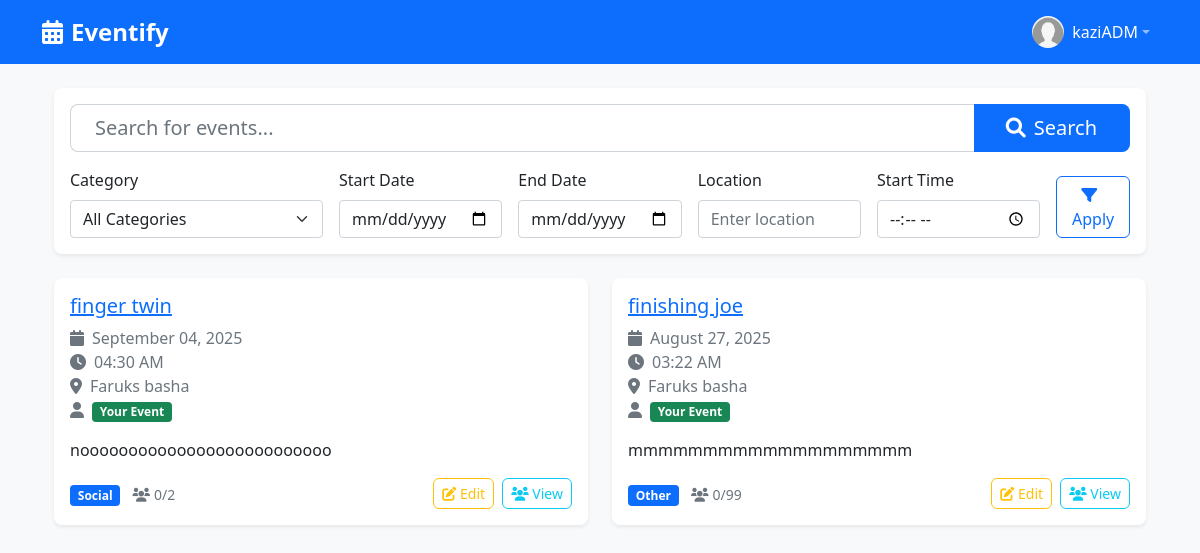
Page /admin/search (signed in) on the earlier database version.
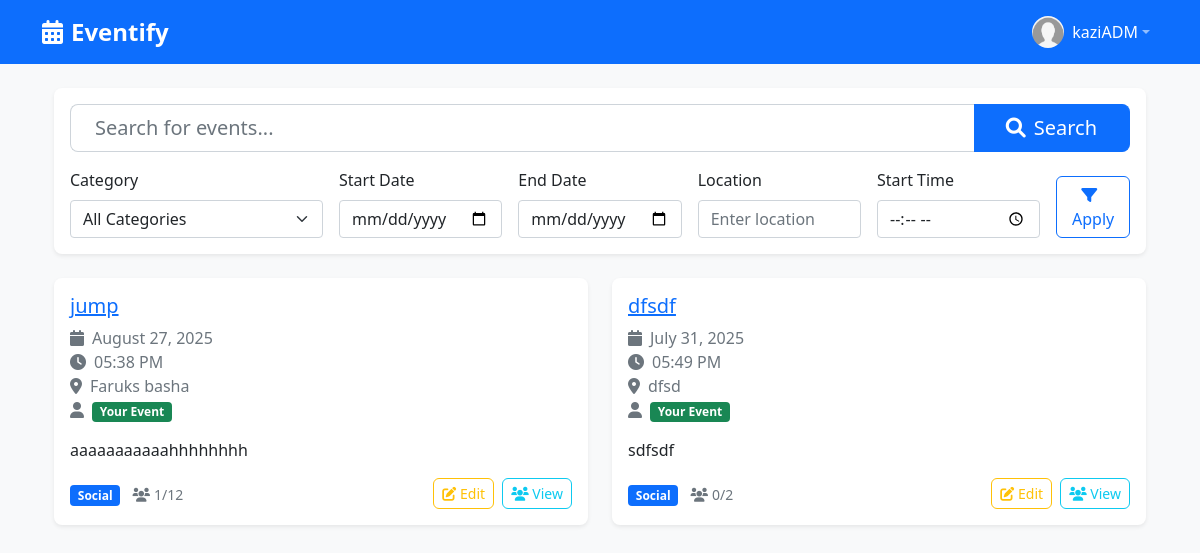
Same page on the later database version.
### models/event.py (models this page shows, shortened)
class Event(db.Model):
    __tablename__ = 'events'
    id = db.Column(db.Integer, primary_key=True)
    title = db.Column(db.String(200), nullable=False)
    description = db.Column(db.Text, nullable=False)
    start_date = db.Column(db.Date, nullable=False)
    start_time = db.Column(db.Time, nullable=False)
    end_date = db.Column(db.Date, nullable=False)
    end_time = db.Column(db.Time, nullable=False)
    location = db.Column(db.String(200), nullable=False)
    category = db.Column(db.String(100), nullable=False)
    max_capacity = db.Column(db.Integer, default=100)
    creator_id = db.Column(db.Integer, db.ForeignKey('users.id'), nullable=False)
    created_at = db.Column(db.DateTime, default=datetime.utcnow)
    updated_at = db.Column(db.DateTime, default=datetime.utcnow, onupdate=datetime.utcnow)
    creator = db.relationship('User', foreign_keys=[creator_id], back_populates='created_events')
    registered_users = db.relationship('User', secondary=event_registrations, back_populates='registered_events')
    @property
    def registration_count(self):
        return len(self.registered_users)

### views/admin.py (the view)
@admin_bp.route('/search')
def search_events():
    search_query = request.args.get('q', '')
    selected_category = request.args.get('category', 'all')
    start_date = request.args.get('start_date')
    end_date = request.args.get('end_date')
    location = request.args.get('location')
    time = request.args.get('time')
    query = Event.query
    if search_query:
        query = query.filter(Event.title.ilike(f'%{search_query}%'))
    if selected_category != 'all':
        query = query.filter(Event.category == selected_category)
    if start_date:
        query = query.filter(Event.start_date >= datetime.strptime(start_date, '%Y-%m-%d'))
    if end_date:
        query = query.filter(Event.end_date <= datetime.strptime(end_date, '%Y-%m-%d'))
    if location:
        query = query.filter(Event.location.ilike(f'%{location}%'))
    if time:
        query = query.filter(Event.start_time.ilike(f'%{time}%'))
    events = query.order_by(Event.start_date.desc()).all()
    return render_template('search_events.html',
                         events=events,
                         search_query=search_query,
                         selected_category=selected_category,
                         start_date=start_date,
                         end_date=end_date,
                         location=location,
                         start_time=time,
                         user_type='admin')

### app.py (called while the page is built)
def create_app():
    app = Flask(__name__)
    app.config.from_object(Config)
    db.init_app(app)
    login_manager = LoginManager()
    login_manager.init_app(app)
    login_manager.login_view = 'auth.login'
    login_manager.login_message = 'Please log in to access this page.'
    @login_manager.user_loader
    def load_user(user_id):
        return User.query.get(int(user_id))
    app.register_blueprint(auth_bp)
    app.register_blueprint(student_bp)
    app.register_blueprint(admin_bp)
    with app.app_context():
        db.create_all()
    @app.route('/')
    def index():
        if current_user.is_authenticated:
            if current_user.is_student():
                return redirect(url_for('student.dashboard'))
            else:
                return redirect(url_for('admin.dashboard'))
        return redirect(url_for('auth.login'))
    return app

### models/user.py (called while the page is built)
    def is_admin(self):
        return self.role == 'admin'

    def is_student(self):
        return self.role == 'student'

### views/admin.py (called while the page is built)
@admin_bp.before_request
@login_required
def require_admin():
    if not current_user.is_admin():
        flash('Access denied. Admins only.', 'error')
        return redirect(url_for('student.dashboard'))

### templates/search_events.html (shortened to what the changed rows need)
{% extends "base.html" %}
{% block extra_css %}
<link href="{{ url_for('static', filename='css/base.css') }}" rel="stylesheet">
{% endblock %}
{% block content %}
<div class="container mt-4">
    <div class="row">
        {% if events %}
            {% for event in events %}
            <div class="col-md-6 mb-4">
                <div class="card h-100 event-item">
                    <div class="card-body">
                        <h5 class="card-title">
                            {% if user_type == 'student' %}
                                <a href="{{ url_for('student.event_detail', event_id=event.id) }}">{{ event.title }}</a>
                            {% else %}
                                <a href="{{ url_for('admin.event_detail', event_id=event.id) }}">{{ event.title }}</a>
                            {% endif %}
                        </h5>
                        <p class="card-text text-muted mb-3 event-info">
                            <i class="fas fa-calendar me-2"></i>{{ event.start_date.strftime('%B %d, %Y') }}
                            <br>
                            <i class="fas fa-clock me-2"></i>{{ event.start_time.strftime('%I:%M %p') }}
                            <br>
                            <i class="fas fa-map-marker-alt me-2"></i>{{ event.location }}
                            {% if user_type == 'admin' and event.creator == current_user %}
                            <br>
                            <i class="fas fa-user me-2"></i><span class="badge bg-success">Your Event</span>
                            {% endif %}
                        </p>
                        <p class="card-text event-description">{{ event.description[:120] }}{% if event.description|length > 120 %}...{% endif %}</p>
                        <div class="d-flex justify-content-between align-items-center mt-auto">
                            <div class="event-meta">
                                <span class="badge bg-primary me-2">{{ event.category }}</span>
                                <small class="text-muted">
                                    <i class="fas fa-users me-1"></i>{{ event.registration_count }}/{{ event.max_capacity }}
                                </small>
                            </div>
                            <div class="event-actions">
                                {% if user_type == 'student' %}
                                    <a href="{{ url_for('student.event_detail', event_id=event.id) }}"
                                       class="btn btn-outline-primary btn-sm">
                                        View Details
                                    </a>
                                {% elif user_type == 'admin' %}
                                    {% if event.creator == current_user %}
                                        <a href="{{ url_for('admin.edit_event', event_id=event.id) }}"
                                           class="btn btn-outline-warning btn-sm me-1">
                                            <i class="fas fa-edit"></i> Edit
                                        </a>
                                        <a href="{{ url_for('admin.event_attendees', event_id=event.id) }}"
                                           class="btn btn-outline-info btn-sm">
                                            <i class="fas fa-users"></i> View
                                        </a>
                                    {% else %}
                                        <span class="btn btn-outline-secondary btn-sm disabled">
                                            Not Your Event
                                        </span>
                                    {% endif %}
                                {% endif %}
                            </div>
                        </div>
                    </div>
                </div>
            </div>
            {% endfor %}
        {% endif %}
    </div>
</div>
{% endblock %}

Differences in the rows shown:
removed Event: title "finger twin", start_date "September 04, 2025", start_time "04:30 AM", location "Faruks basha", description "noooooooooooooooooooooooooo", category "Social", registration_count "0", max_capacity "2"
removed Event: title "finishing joe", start_date "August 27, 2025", start_time "03:22 AM", location "Faruks basha", description "mmmmmmmmmmmmmmmmmmm", category "Other", registration_count "0", max_capacity "99"
added Event: title "jump", start_date "August 27, 2025", start_time "05:38 PM", location "Faruks basha", description "aaaaaaaaaaahhhhhhhh", category "Social", registration_count "1", max_capacity "12"
added Event: title "dfsdf", start_date "July 31, 2025", start_time "05:49 PM", location "dfsd", description "sdfsdf", category "Social", registration_count "0", max_capacity "2"
